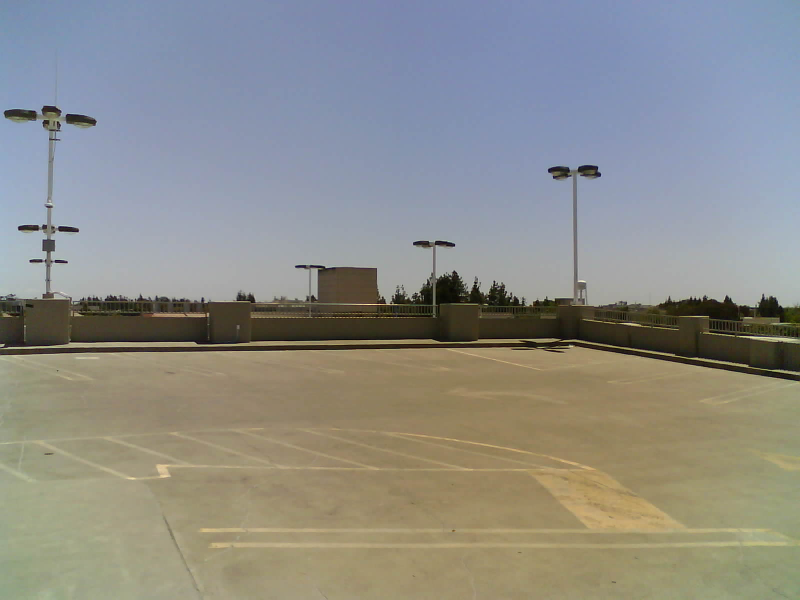
#> input picture left_ref.jpg, 1600 x 1200 px (shown at 1/2 size)
$ python parkingSpotMasker.py
#> lines starting #> are read from the running program, lines starting #| are printed output that depends on the picture; after the words box and inside, x2 and y2 are one past the last pixel; in counts of white or black regions, pixels touching at a corner belong together
import cv2
import numpy as np

# Load the image


"""parking_spots = {
    6: np.array([[1953,505],[2241,543],[2395,299],[2081,234]]),
    13: np.array([[276,1102],[922,560],[1256,674],[420,1276]]),
    14: np.array([[420,1265],[1261,636],[1703,760],[745,1525]]),
    15: np.array([[1749,801],[2311,861],[1842,1724],[762,1696]]),
    16: np.array([[1787,1718],[2230,910],[2802,972],[2748,1707]])
}"""

parking_spots = {
    12: np.array([[848,812],[1238,942],[1598,931],[1163,683]]),
    9: np.array([[671,599],[876,746],[1112,739],[1003,595]])
}

def mask_parking_spot(image_path, output_path, spot_num):

#> called with image_path = 'left_ref.jpg', output_path = 'mask_left_reg.jpg', spot_num = 9
    image = cv2.imread(image_path)
#> image is the input picture: shape (1200, 1600, 3); mean B, G, R 136.6, 141.4, 141.1

    points = parking_spots[spot_num]

    # Create a mask with the same dimensions as the image
    mask = np.zeros_like(image)

    # Fill the mask with the parallelogram
    cv2.fillPoly(mask, [points], (255, 255, 255))
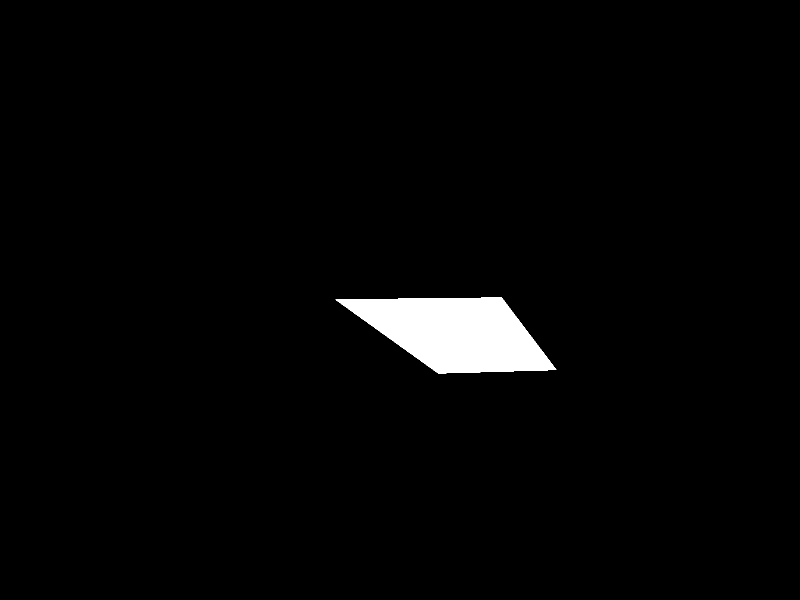
#> mask: shape (1200, 1600, 3) (shown at 1/2 size); 2.2% white; 1 white region, box (x1, y1, x2, y2) and area: (671, 595, 1113, 747) 42645

    # Apply the mask to get the final image
    masked_image = cv2.bitwise_and(image, mask)
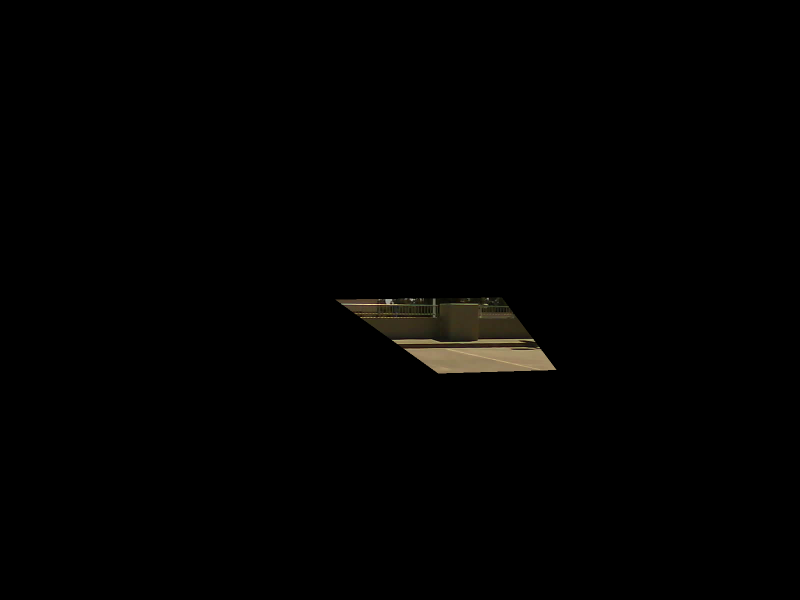
#> masked_image: shape (1200, 1600, 3) (shown at 1/2 size); mean B, G, R 1.2, 1.7, 1.9

    # Show the masked image
    #cv2.imshow('Masked Image', masked_image)
    #cv2.waitKey(0)
    #cv2.destroyAllWindows()

    # Optionally, save the masked image

    from PIL import Image


    cv2.imwrite(output_path, masked_image)

    # Load the image
    image_path = output_path
    image = Image.open(image_path)
#> image: PIL image 1600x1200 RGB

    # Convert the image to a numpy array
    image_np = np.array(image)

    # Find all non-black pixel indices
    non_black_pixels_mask = np.any(image_np != [0, 0, 0], axis=-1)
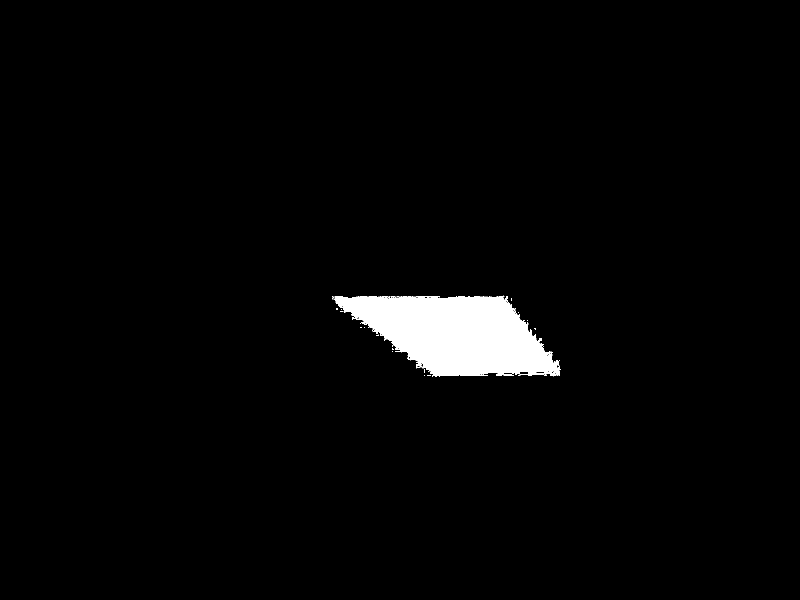
#> non_black_pixels_mask: shape (1200, 1600) bool (shown at 1/2 size); 2.5% white; 46 white regions (45 under 20 px), largest, box (x1, y1, x2, y2) and area: (667, 591, 1121, 753) 47659

    # Find the bounding box of those pixels
    non_black_pixel_coords = np.argwhere(non_black_pixels_mask)
#> non_black_pixel_coords = 47883 pairs, first value 591 to 752, second value 664 to 1120
    y_min, x_min = non_black_pixel_coords.min(axis=0)
#> y_min = 591; x_min = 664
    y_max, x_max = non_black_pixel_coords.max(axis=0)
#> y_max = 752; x_max = 1120

    # Use the bounding box to extract the non-black pixels area from the image
    cropped_image = image_np[y_min:y_max+1, x_min:x_max+1]
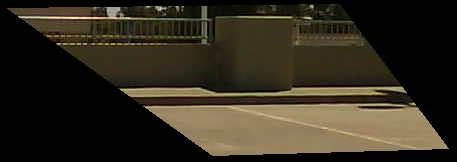
#> cropped_image: shape (162, 457, 3); mean R, G, B 50.3, 43.9, 30.6

    # Save the cropped image
    cropped_image_path = output_path
    Image.fromarray(cropped_image).save(cropped_image_path)

    #cropped_image_path

mask_parking_spot("left_ref.jpg", "mask_left_reg.jpg", 9)
mask_parking_spot("left_use.jpg", "mask_left_use.jpg", 9)
#> call 2 of mask_parking_spot, with image_path = 'left_use.jpg', output_path = 'mask_left_use.jpg', spot_num = 9
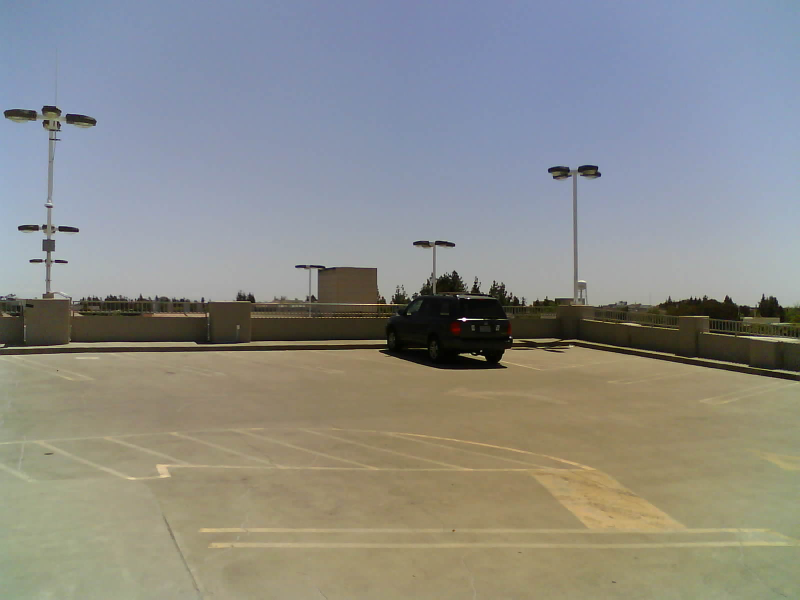
#> input picture left_use.jpg, 1600 x 1200 px (shown at 1/2 size)
#> in mask_parking_spot, image is the input picture: shape (1200, 1600, 3); mean B, G, R 135.8, 140.5, 139.9
#> in mask_parking_spot (call 2), `non_black_pixels_mask = np.any(image_np != [0, 0, 0], axis=-1)`:
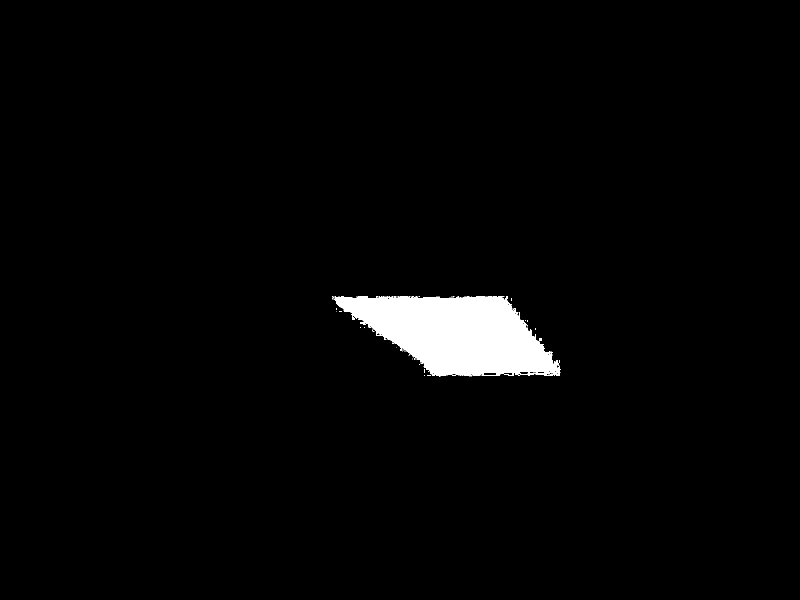
#> non_black_pixels_mask: shape (1200, 1600) bool (shown at 1/2 size); 2.5% white; 72 white regions (70 under 20 px), largest, box (x1, y1, x2, y2) and area: (667, 592, 1121, 753) 46831, (976, 750, 991, 752) 30
#> in mask_parking_spot (call 2), `non_black_pixel_coords = np.argwhere(non_black_pixels_mask)`: non_black_pixel_coords = 47118 pairs, first value 592 to 752, second value 664 to 1120
#> in mask_parking_spot (call 2), `y_min, x_min = non_black_pixel_coords.min(axis=0)`: y_min = 592
#> in mask_parking_spot (call 2), `cropped_image = image_np[y_min:y_max+1, x_min:x_max+1]`:
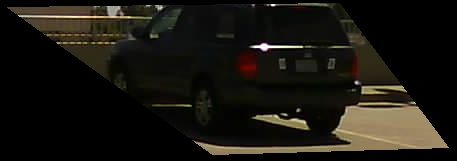
#> cropped_image: shape (161, 457, 3); mean R, G, B 25.5, 23, 16.7
#mask_parking_spot("no_cars.png", "no_ref.jpg", 14)
